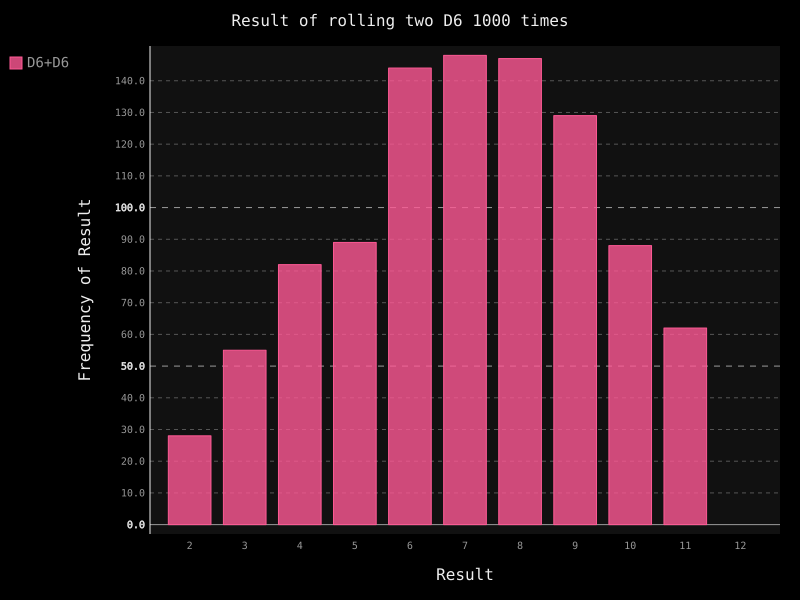

Source code (Python):
from die import Die
import pygal

die1 = Die()
die2 = Die()

results = []
for roll_num in range(1000):
	result = die1.roll()+die2.roll()
	results.append(result)

frequencies = []
for value in range(2,die1.num_sides+die2.num_sides):
	frequency = results.count(value)
	frequencies.append(frequency)
#绘制直方图
hist = pygal.Bar()
hist.title = "Result of rolling two D6 1000 times"
hist.x_labels = ['2','3','4','5','6','7','8','9','10','11','12']
hist.x_title = "Result"
hist.y_title = "Frequency of Result"

hist.add('D6+D6',frequencies)
hist.render_to_file('die_visual.svg')
